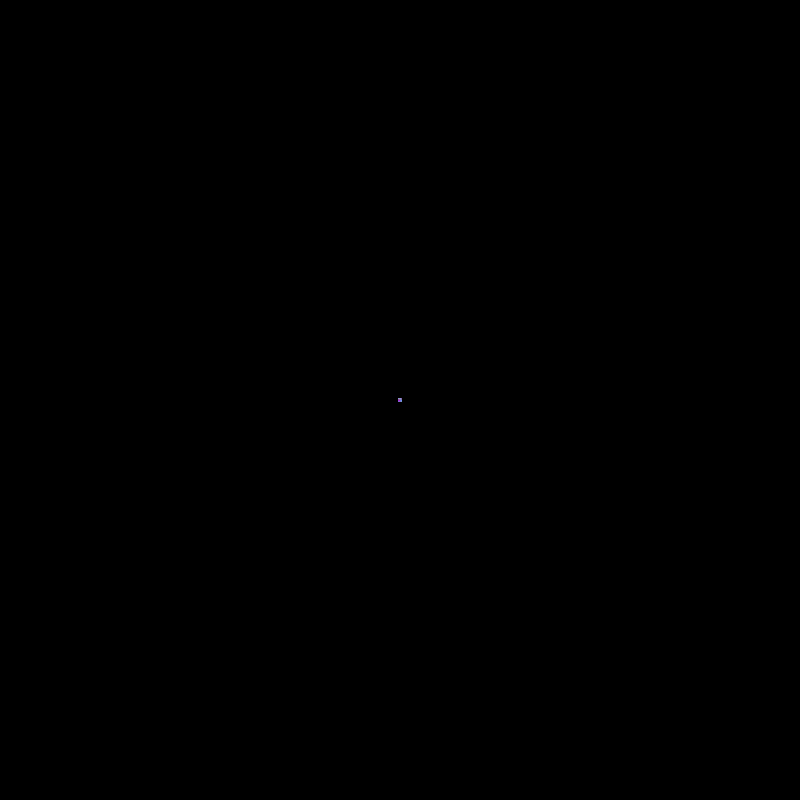
Frame 1 (no input)
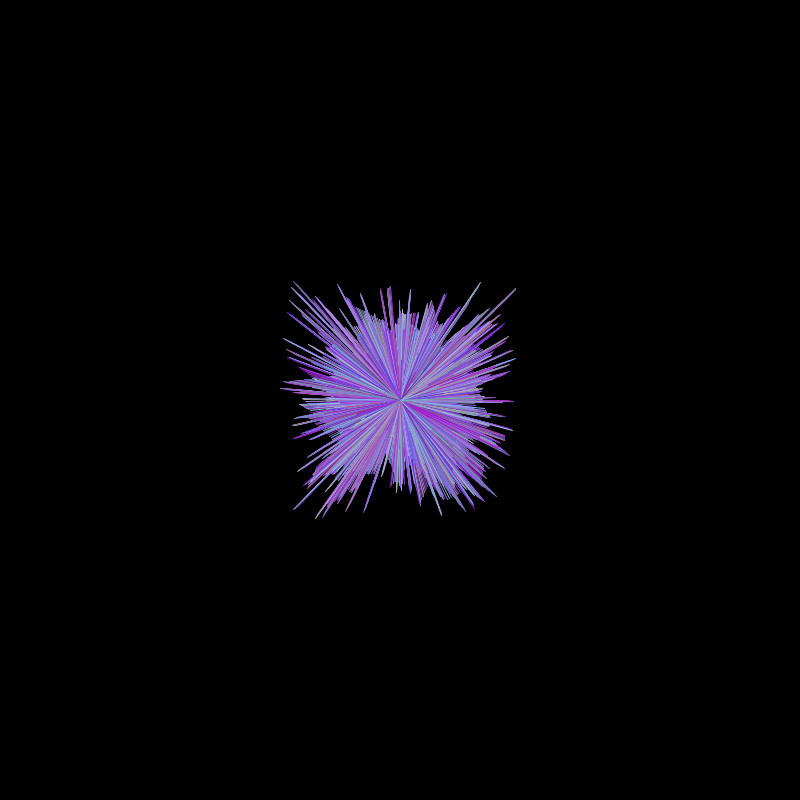
Frame 60 (the mouse pressed at the canvas centre just before this capture)
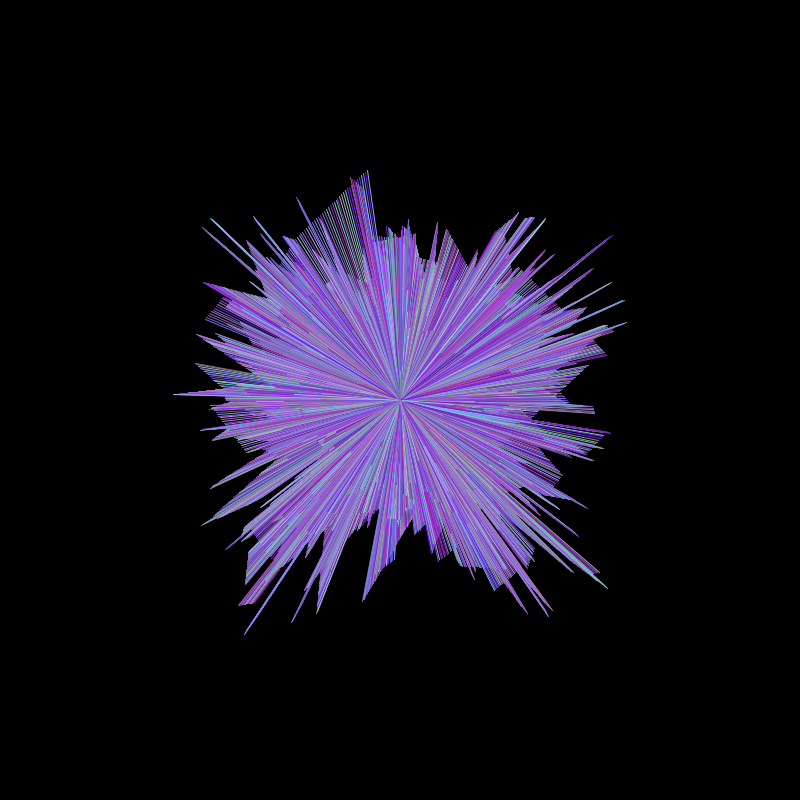
Frame 120 (the mouse held since frame 60 and released just before this capture)

The Processing sketch that drew these frames (run headless with seeded random() and noise(); from frame 60 on, the mouse is pressed at the canvas centre):

// Processing sketch: processing_153411
// ── processing_153411.pde

// DEFINIZIONE DELLA  CLASSE Agente
 
class Agente
{
  PVector posizione;
  PVector spostamento;
 
  Agente (PVector partenza) {
    posizione = partenza.get();
    spostamento = new PVector( random(-2,2), random(-2,2) );
  }
 
  void update() {
    if (random(100)<2) {
      spostamento = new PVector( random(-2,2), random(-2,2) );
    }
    posizione.add(spostamento);
    if (posizione.dist(centro) > 380) {
      spostamento.mult(-2);
    }
  }
 
  void display() {

   stroke(random(255));
   stroke (random(100,180), random(20,200), random(150,250));
    line(posizione.x, posizione.y,width/2, height/2);

  }
}
 
// USO DELLA CLASSE Agente
 
Agente[] agenti = new Agente[500];
PVector centro;
 
void setup()
{
  size(800, 800);
    background (0);

  centro = new PVector(width/2, height/2);
   
  for (int i=0;  i<agenti.length;  i++) {
    agenti[i] = new Agente( centro );
  }
}
 
void draw()
{
  
  for (Agente a : agenti) {
    a.update();
    a.display();
  }
}
